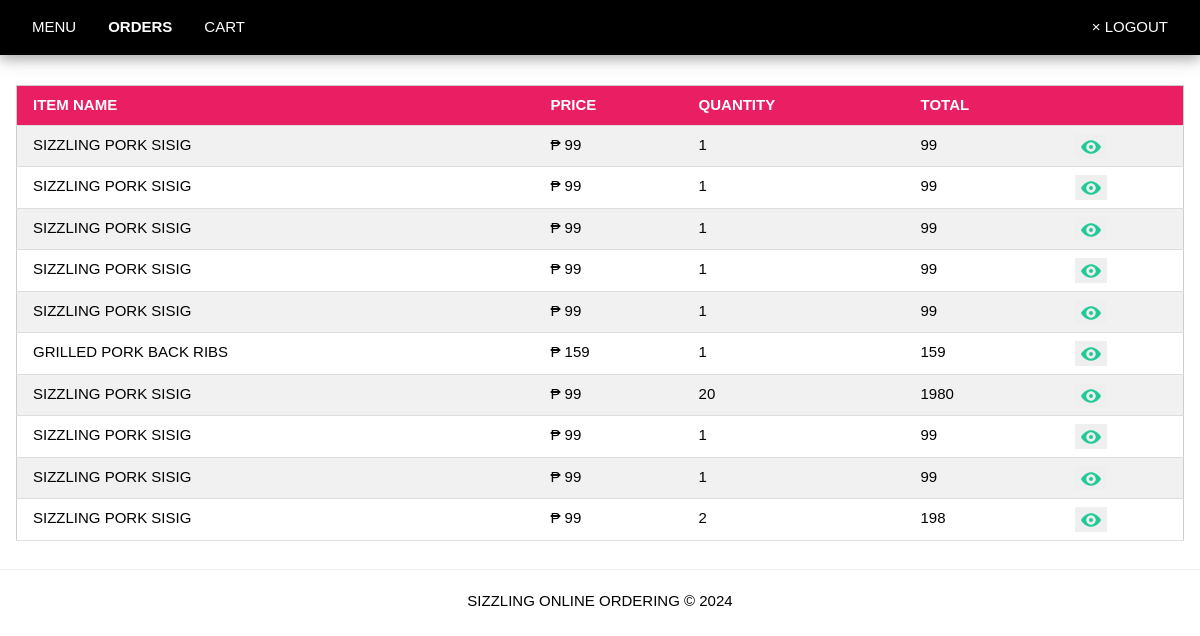
The app's page /user/orders (signed in), older data.
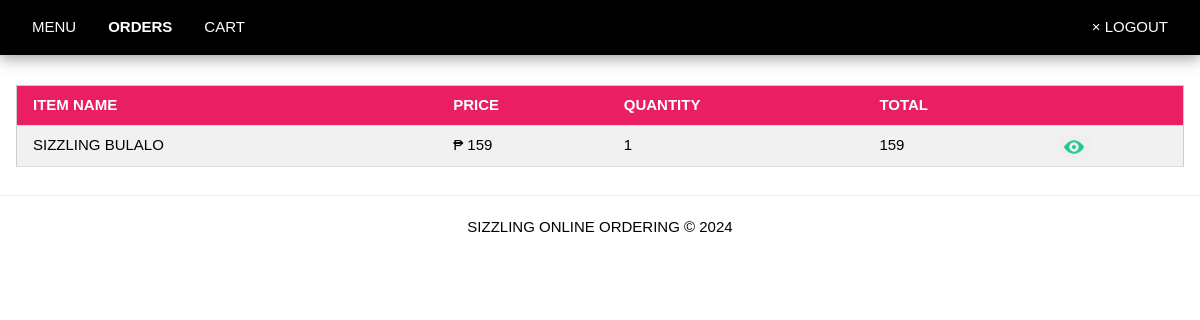
The same page, newer data.
### tables this page shows
CREATE TABLE 'ItemsOrdered'
('o_id' integer,
'i_id' integer,
'qty' integer,
PRIMARY KEY('o_id', 'i_id'),
FOREIGN KEY('o_id') REFERENCES Orders(`o_id`) ON DELETE CASCADE,
FOREIGN KEY('i_id') REFERENCES Items(`i_id`) ON DELETE CASCADE);

CREATE TABLE `Items`(
'i_id' integer primary key autoincrement,
'title' varchar(100),
'price' decimal(10,2));

### app.py (the view)
@app.route("/user/orders")
def user_orders():
    if 'user' in session:
        head = ['item name','price','quantity', 'total']
        c_id = str(getCustomerId(session['user'])[0]['c_id'])
        rows = getOrders(c_id)
        return render_template("user_orders.html",title="user",header=head,orderlist=rows)
    elif 'admin' in session:
        return redirect(url_for("admin_customers"))
    else:
        flash("Login Properly!!!")
        return redirect(url_for("login"))

### dbhelper.py (called while the page is built)
def connect():
    return sqlite3.connect(database)

def getprocess(sql:str)->list:
    conn = connect()
    conn.row_factory = sqlite3.Row #return dictionary format
    cursor = conn.cursor()
    cursor.execute(sql)
    rows = cursor.fetchall()
    cursor.close()
    return rows

def getCustomerId(username):
    sql = f"SELECT * FROM `Customer` WHERE `username` = '{username}'"
    return getprocess(sql)

def getOrders(c_id):
    sql = f"SELECT O.o_id, I.title, I.price, IO.qty, O.o_date, O.ship_address, (IO.qty * I.price) AS total FROM Items I INNER JOIN ItemsOrdered IO ON I.i_id = IO.i_id INNER JOIN Orders O ON IO.o_id = O.o_id INNER JOIN Customer C ON O.c_id = C.c_id WHERE C.c_id = {c_id}"
    return getprocess(sql)

### templates/user_orders.html (shortened to what this page needs)
{% extends 'base_user.html' %}
{% block nav %}
	<a href="{{ url_for('user_items') }}" class="w3-bar-item w3-left w3-button w3-hover-white">MENU</a>
	<a href="{{ url_for('user_orders') }}" class="w3-bar-item w3-left w3-button w3-hover-white" style="font-weight: bold">ORDERS</a>
	<a href="{{ url_for('user_cart') }}" class="w3-bar-item w3-left w3-button w3-hover-white">CART</a>
{% endblock %}
{% block content %}
	<div class="w3-responsive">
	<table class="w3-table-all w3-card-4 w3-animate-top w3-hoverable">
		<tr class="w3-pink">
			{% for h in header %}
				<th>{{ h | upper }}</th>
			{% endfor %}
			<th></th>
		</tr>
		{% for item in orderlist %}
			<tr>
				<td>{{ item['title'] }}</td>
				<td>&#x20B1; {{ item['price'] }}</td>
				<td>{{ item['qty'] }}</td>
				<td>{{ item['total'] }}</td>
				<td>
					<button style="cursor:pointer;border:none" onclick="document.getElementById('orderdetailsmodal_{{ item['o_id'] }}').style.display='block'">
						<img width="20px" src="{{ url_for('static',filename='icons/eye.png') }}">
					</button>
				</td>
			</tr>
		{% endfor%}
	</table>
	</div>
{% endblock %}

### templates/base_user.html
{% extends 'base.html' %}
{% block menu %}
	{% block nav %}
	{% endblock %}
	<a href="{{ url_for('user_logout') }}" class="w3-bar-item w3-right w3-button w3-hover-white">&times; LOGOUT</a>
{% endblock %}

### templates/base.html (shortened to what this page needs)
<!DOCTYPE html>
<html>
	<head>
		<link rel="stylesheet" href="{{ url_for('static',filename='/css/w3.css')}}">
	</head>
	<body>
		<div class="w3-mobile w3-container w3-padding w3-black w3-card-4">
			{% block menu %}
			{% endblock %}
		</div>
		<br>
		<div class="w3-container w3-padding w3-mobile">
			{% block content %}
			{% endblock %}
		</div>
		<hr>
		<div class="w3-center">SIZZLING ONLINE ORDERING &copy; 2024</div>
	</body>
</html>

### static/css/w3.css (style rules this page uses)
html { box-sizing:border-box }
*,*:before,*:after { box-sizing:inherit }
html { -ms-text-size-adjust:100%;-webkit-text-size-adjust:100% }
body { margin:0 }
a { background-color:transparent }
img { border-style:none }
hr { box-sizing:content-box;height:0;overflow:visible }
button,input,select,textarea,optgroup { font:inherit;margin:0 }
button,input { overflow:visible }
button,select { text-transform:none }
button,[type=button],[type=reset],[type=submit] { -webkit-appearance:button }
html,body { font-family:Verdana,sans-serif;font-size:15px;line-height:1.5 }
html { overflow-x:hidden }
hr { border:0;border-top:1px solid #eee;margin:20px 0 }
img { vertical-align:middle }
a { color:inherit }
.w3-table,.w3-table-all { border-collapse:collapse;border-spacing:0;width:100%;display:table }
.w3-table-all { border:1px solid #ccc }
.w3-bordered tr,.w3-table-all tr { border-bottom:1px solid #ddd }
.w3-table-all tr:nth-child(odd) { background-color:#fff }
.w3-table-all tr:nth-child(even) { background-color:#f1f1f1 }
.w3-table td,.w3-table th,.w3-table-all td,.w3-table-all th { padding:8px 8px;display:table-cell;text-align:left;vertical-align:top }
.w3-table th:first-child,.w3-table td:first-child,.w3-table-all th:first-child,.w3-table-all td:first-child { padding-left:16px }
.w3-btn,.w3-button { border:none;display:inline-block;padding:8px 16px;vertical-align:middle;overflow:hidden;text-decoration:none;color:inherit;background-color:inherit;text-align:center;cursor:pointer;white-space:nowrap }
.w3-btn,.w3-button { -webkit-touch-callout:none;-webkit-user-select:none;-khtml-user-select:none;-moz-user-select:none;-ms-user-select:none;user-select:none }
.w3-responsive { display:block;overflow-x:auto }
.w3-container:after,.w3-container:before,.w3-panel:after,.w3-panel:before,.w3-row:after,.w3-row:before,.w3-row-padding:after,.w3-row-padding:before, .w3-cell-row:before,.w3-cell-row:after,.w3-clear:after,.w3-clear:before,.w3-bar:before,.w3-bar:after { content:"";display:table;clear:both }
.w3-container,.w3-panel { padding:0.01em 16px }
.w3-card-4,.w3-hover-shadow:hover { box-shadow:0 4px 10px 0 rgba(0,0,0,0.2),0 4px 20px 0 rgba(0,0,0,0.19) }
.w3-animate-top { position:relative;animation:animatetop 0.4s }
.w3-center { text-align:center!important }
.w3-padding { padding:8px 16px!important }
.w3-left { float:left!important }
.w3-right { float:right!important }
.w3-pink,.w3-hover-pink:hover { color:#fff!important;background-color:#e91e63!important }
.w3-black,.w3-hover-black:hover { color:#fff!important;background-color:#000!important }

Row changes from the older to the newer data that the page shows:
removed ItemsOrdered: title "SIZZLING PORK SISIG", price "99", qty "1", total "99"
removed ItemsOrdered: title "SIZZLING PORK SISIG", price "99", qty "1", total "99"
removed ItemsOrdered: title "SIZZLING PORK SISIG", price "99", qty "1", total "99"
removed ItemsOrdered: title "SIZZLING PORK SISIG", price "99", qty "1", total "99"
removed ItemsOrdered: title "GRILLED PORK BACK RIBS", price "159", qty "1", total "159"
removed ItemsOrdered: title "SIZZLING PORK SISIG", price "99", qty "20", total "1980"
removed ItemsOrdered: title "SIZZLING PORK SISIG", price "99", qty "1", total "99"
removed ItemsOrdered: title "SIZZLING PORK SISIG", price "99", qty "1", total "99"
removed ItemsOrdered: title "SIZZLING PORK SISIG", price "99", qty "2", total "198"
changed ItemsOrdered: title "SIZZLING PORK SISIG" → "SIZZLING BULALO"; price "99" → "159"; total "99" → "159"
